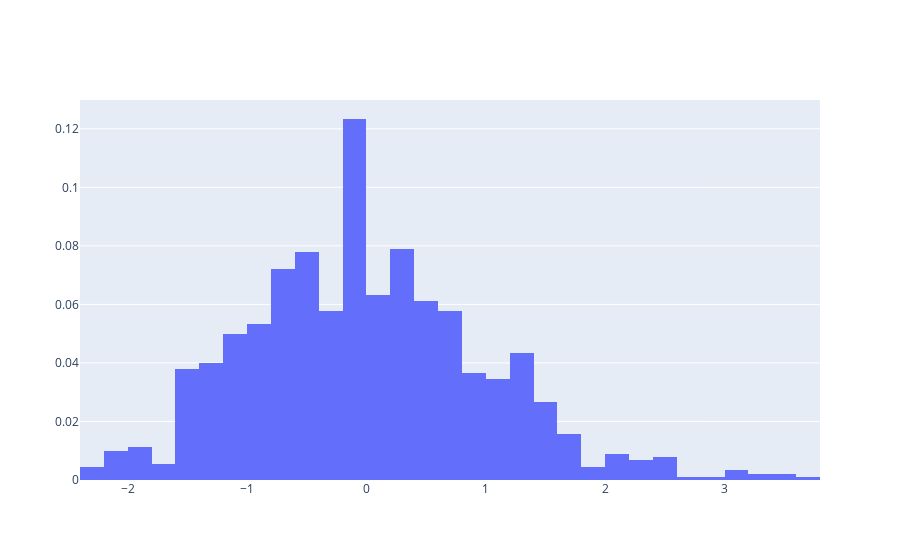
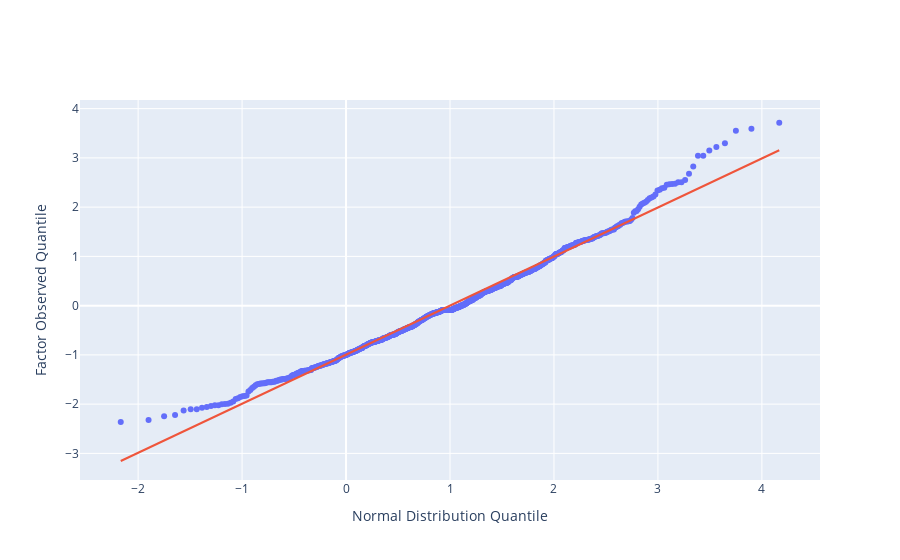
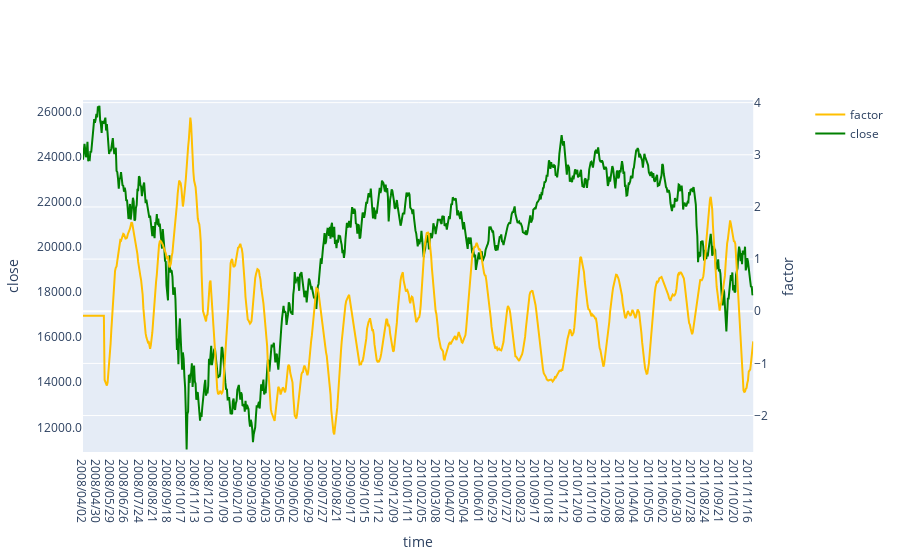
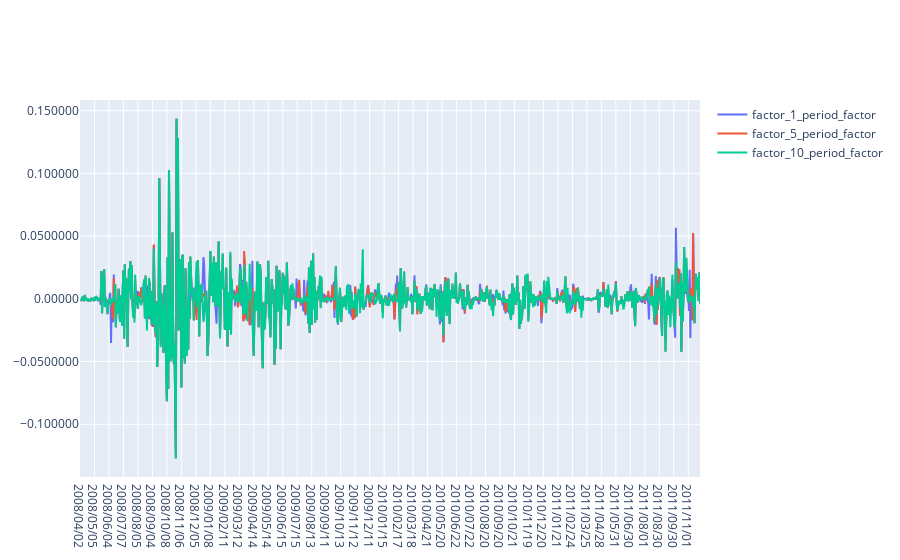

Source (notebook cell) for these figures, in order:
### Code cell
factor_study.evaluate_alpha()

### Figure 1 — Plotly figure (JSON) as saved in the notebook; plotly's stock layout.template omitted (floating-point values rounded to 4 significant figures; data arrays with more than 128 entries replaced by an {"elided": "..."} marker saying what was removed)
{"data": [{"histnorm": "probability", "type": "histogram", "x": {"elided": "900 float values"}}], "layout": {}}

### Figure 2 — Plotly figure (JSON) as saved in the notebook; plotly's stock layout.template omitted (floating-point values rounded to 4 significant figures; data arrays with more than 128 entries replaced by an {"elided": "..."} marker saying what was removed)
{"data": [{"mode": "markers", "showlegend": false, "type": "scatter", "x": {"elided": "900 float values"}, "y": {"elided": "900 float values"}}, {"mode": "lines", "showlegend": false, "type": "scatter", "x": [-2.167, 4.167], "y": [-3.155, 3.155]}], "layout": {"xaxis": {"title": {"text": "Normal Distribution Quantile"}}, "yaxis": {"title": {"text": "Factor Observed Quantile"}}}}

### Figure 3 — Plotly figure (JSON) as saved in the notebook; plotly's stock layout.template omitted (floating-point values rounded to 4 significant figures; data arrays with more than 128 entries replaced by an {"elided": "..."} marker saying what was removed)
{"data": [{"line": {"color": "#FFBF00"}, "mode": "lines", "name": "factor", "type": "scatter", "x": {"elided": "900 str values"}, "xaxis": "x", "y": {"elided": "900 float values"}, "yaxis": "y2"}, {"line": {"color": "#008000"}, "mode": "lines", "name": "close", "type": "scatter", "x": {"elided": "900 str values"}, "xaxis": "x", "y": {"elided": "900 float values"}, "yaxis": "y"}], "layout": {"title": {"text": ""}, "xaxis": {"anchor": "y", "domain": [0, 0.94], "showgrid": false, "title": {"text": "time"}}, "yaxis": {"anchor": "x", "domain": [0, 1], "range": [10910.0, 26520.0], "showgrid": false, "tickformat": "g", "title": {"text": "close"}}, "yaxis2": {"anchor": "x", "overlaying": "y", "side": "right", "title": {"text": "factor"}}}}

### Figure 4 — Plotly figure (JSON) as saved in the notebook; plotly's stock layout.template omitted (floating-point values rounded to 4 significant figures; data arrays with more than 128 entries replaced by an {"elided": "..."} marker saying what was removed)
{"data": [{"mode": "lines", "name": "factor_1_period_factor", "type": "scatter", "x": {"elided": "900 str values"}, "y": {"elided": "900 float values"}}, {"mode": "lines", "name": "factor_5_period_factor", "type": "scatter", "x": {"elided": "900 str values"}, "y": {"elided": "900 float values"}}, {"mode": "lines", "name": "factor_10_period_factor", "type": "scatter", "x": {"elided": "900 str values"}, "y": {"elided": "900 float values"}}], "layout": {"yaxis": {"tickformat": "g"}}}
